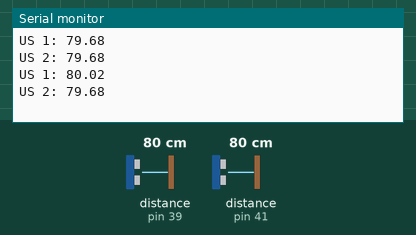
Recording of a sketch running on a simulated Arduino Mega 2560, built with avr-gcc and run on an emulated ATmega2560. Shown: the last lines printed to the serial monitor. Wiring (inferred from the names in the program): 2 × ultrasonic range finder: trigger pin 38, echo pin 39 / trigger pin 40, echo pin 41. The test bench sets the inputs (shaded band); at power-on: distance to the obstacle (sensors on pin 39, pin 41) 80 cm. The echo pulse lasts 58.3 µs per cm.

Above: at 1.8 s.
1.9 s: distance to the obstacle (sensor on pin 39) set to 2 cm
At 2.5 s:
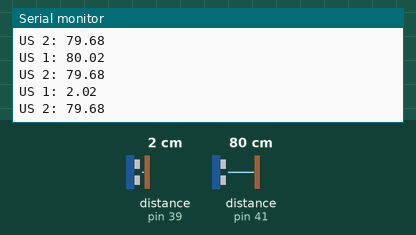
3.4 s: distance to the obstacle (sensor on pin 41) set to 2 cm
At 4.6 s:
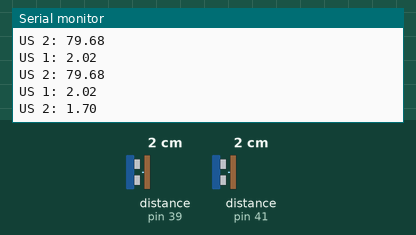
4.9 s: distance to the obstacle (sensor on pin 39) set to 4 cm
At 5.4 s:
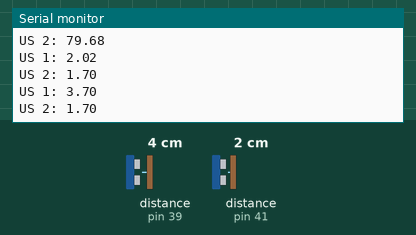
6.4 s: distance to the obstacle (sensor on pin 41) set to 4 cm
At 7.9 s:
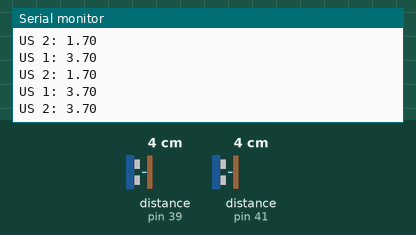
Timing chart, 0 to 8.9 s (numbered marks = the images above; inputs shaded):
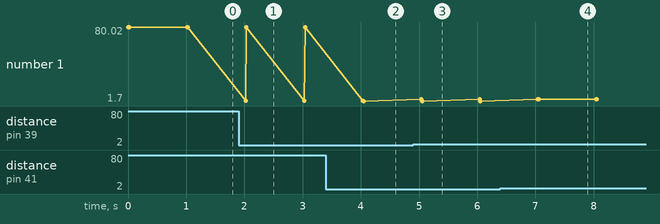

Measured:
- after the input at 1.9 s, the serial monitor: prints a new line after 0.12 s (image 1)
- after the input at 3.4 s, the serial monitor: prints a new line after 0.65 s (image 2)
- after the input at 4.9 s, the serial monitor: prints a new line after 0.14 s (image 3)
- after the input at 6.4 s, the serial monitor: prints a new line after 0.66 s (image 4)
- plotted number 1: 79.68 → 1.7 after the input at 3.4 s

The sketch:

Demo_ultrasonidos.ino
```cpp
const int trigPin_1 = 38;
const int echoPin_1 =39;

const int trigPin_2 = 40;
const int echoPin_2 = 41;

float duration, distance;

void setup()
{
  pinMode(trigPin_1, OUTPUT);
  pinMode(echoPin_1, INPUT);
  pinMode(trigPin_2, OUTPUT);
  pinMode(echoPin_2, INPUT);
  Serial.begin(9600);
}

void loop()
{
  digitalWrite(trigPin_1, LOW);
  delayMicroseconds(2);
  digitalWrite(trigPin_1, HIGH);
  delayMicroseconds(10);
  digitalWrite(trigPin_1, LOW);

  duration = pulseIn(echoPin_1, HIGH);
  distance = (duration * .0343) / 2;
  Serial.print("US 1: ");
  Serial.println(distance);

    digitalWrite(trigPin_2, LOW);
  delayMicroseconds(2);
  digitalWrite(trigPin_2, HIGH);
  delayMicroseconds(10);
  digitalWrite(trigPin_2, LOW);

  duration = pulseIn(echoPin_2, HIGH);
  distance = (duration * .0343) / 2;
  Serial.print("US 2: ");
  Serial.println(distance);
  delay(1000);
}
```
